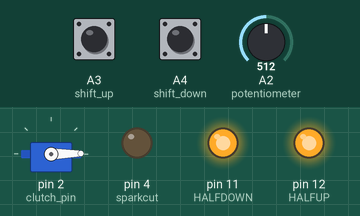
Bench run of a sketch on a simulated Arduino Uno, built with avr-gcc and run on an emulated ATmega328P. Shown: servo, output pins drawn as LEDs (lit = HIGH). Inputs (shaded band) come from the test bench; at power-on: A3 (shift_up) HIGH, A2 (potentiometer) = 512, A4 (shift_down) HIGH. Pins used as bus, display or sensor lines are not drawn; what the sketch prints to the serial monitor is not drawn.

Above: at 1.2 s.
1.3 s: A3 (shift_up) pulled LOW for 0.15 s
At 1.45 s:
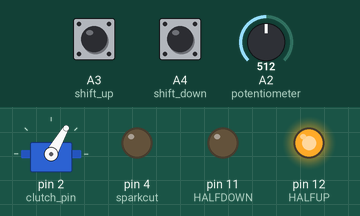
3.0 s: A2 (potentiometer) set to 180
At 3.6 s:
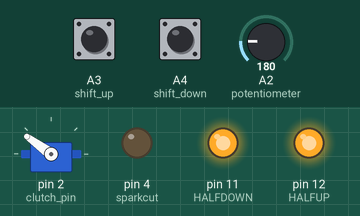
4.5 s: A3 (shift_up) pulled LOW for 1 s
At 4.55 s:
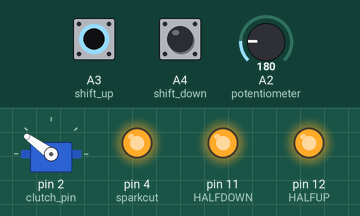
7.0 s: A4 (shift_down) pulled LOW for 0.15 s
At 7.1 s:
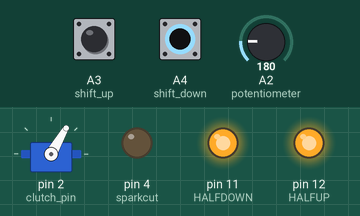
10.1 s: A2 (potentiometer) set to 511
At 11.3 s:
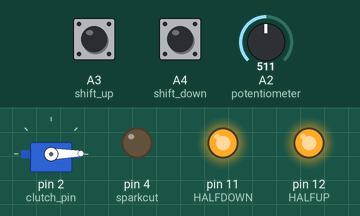
11.6 s: A4 (shift_down) pulled LOW for 1 s
At 12.1 s:
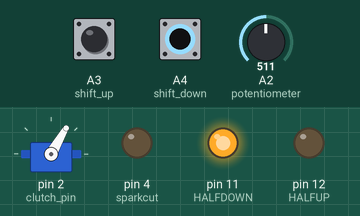
Timing chart, 0 to 14.6 s (numbered marks = the images above; inputs shaded):
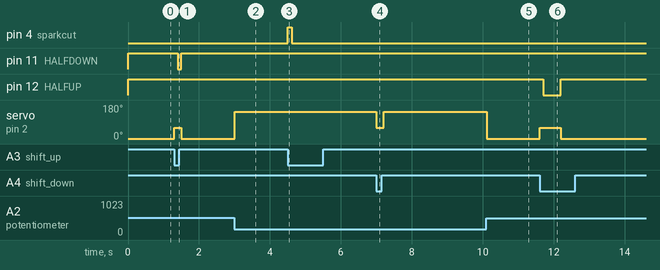

The sketch:

shifting_test_mkr.ino
```cpp
//Prom racing
//shifter 2019

/*              :AREF      5V:
 *              :DAC      VIN:
 *    AUX3      :A1      3.3V:
 * CLUTCH       :Α2       GND:
 * SHIFT_UP     :Α3     RESET:
 *SHIFT_DOWN    :Α4        14:  (TX):  AUX1
 *       N1     :Α5        13:  (RX):  AUX2
 *       N2     :Α6        12:  (SCL): HALFUP
 *       UP     :0         11:  (SDA):  HALFDOWN
 *     DOWN     :1         10:  (MISO)
 *SERVO_SIG     :2          9:  (SCK)
 *RESERVED(CAN) :3          8:  (MOSI)
 * SPARKCUT     :4          7:   RESERVED(CAN)
 *        CHA   :5          6:   CHB
 */

//vres pos allazoume to clock (gia to moter 31kHz)
// to setpoint prepei na to doume ligo....borei na iparxei kai kaliteros tropos na to allazoume
//episis to autoshift thelei ena check
// kai na milisei me ECU na doume ti dinei to tps kai ta loipa!
//genika ta pins einai ok maparismena...

#include <SPI.h>
#include "mcp_can.h"
#include <Servo.h>

//clutch variables
#define pot_clutch_MIN 190   //Fix
#define pot_clutch_MAX 844   //Fix
#define pot_error 15

//delays
#define clutch_t    100    //wait the servo!
#define spark_delay  10    //wait the ECU!
#define FULL        100
#define HALF        500

//pins
#define sparkcut    4      //Gearcut pin at ECU
#define shift_up    A3      //steering wheel right pad(shift up)
#define shift_down  A4      //steering wheel left pad(shift down)
//#define neutral     14
#define clutch_pin  2      //servo signal
#define total_gears 5

#define UP          0
#define DOWN        1
#define HALFUP      12
#define HALFDOWN    11


//general variables
unsigned long current, previous, interval=30;
uint16_t pot_pos, clutch_pos;
uint8_t shift_flag=1;

//CANBUS variables
volatile uint8_t launch=0, autoshift=0, neutral=0;
volatile uint8_t launch_prev=0, neutral_prev=0;
unsigned char len = 0;
unsigned char buf[8];
volatile uint8_t gear=0, tps=0, rr=0, rl=0, fr=0, fl=0;
volatile uint16_t rpm=0;


//autoshift variables
int n2[total_gears]={9500, 9500, 9500, 9500, 20000};
int n_accel[total_gears]={0, 2500, 3000, 3500, 4800};
int n_brake[total_gears]={0, 3000, 3600, 4500, 5600};
int tps_min=5, tps_max=90;                          // pososto petaloudas !!!       prosoxi prepei na doume se ti morfi to dinei i ecu!!!

//launch control variables
uint8_t launch_cancel=0;

const int SPI_CS_PIN = 3;
MCP_CAN CAN(SPI_CS_PIN);
Servo clutch;

void setup() {
  Serial.begin(115200);
  CAN.begin(CAN_1000KBPS);                           // 1Mbps

  pinMode(shift_down, INPUT_PULLUP);
  pinMode(shift_up, INPUT_PULLUP);
  pinMode(sparkcut, OUTPUT);
  pinMode(UP, OUTPUT);
  pinMode(DOWN, OUTPUT);
  pinMode(HALFUP, OUTPUT);
  pinMode(HALFDOWN, OUTPUT);

  clutch.attach(clutch_pin, 1000, 1600);               // 1000->1600ms = 0->60 degrees      FIX
  clutch.writeMicroseconds(1000);                      // initialize servo's position               FIX

 digitalWrite(UP, HIGH);
  digitalWrite(DOWN, HIGH);
   digitalWrite(HALFUP, HIGH);
    digitalWrite(HALFDOWN, HIGH);

 attachInterrupt(7, canReads, FALLING);               // CAN BUS interrupt

  CAN.init_Mask(0, 0, 0x000);                          // there are 2 mask in mcp2515, you need to set both of them
  CAN.init_Mask(1, 0, 0xfff);                          // !!logika thelei allagi to mask!!

  CAN.init_Filt(0, 0, 0x5fc);                          // rear right hall
  CAN.init_Filt(1, 0, 0x5fd);                          // rear left hall
  CAN.init_Filt(2, 0, 0x5fe);                          // front right hall
  CAN.init_Filt(3, 0, 0x600);                          // ecu rpm &tps
  CAN.init_Filt(4, 0, 0x604);                          // ecu gear
  CAN.init_Filt(5, 0, 0x666);                          // launch button + neutral button + autoshift button

}

void loop() {
  //canPrint();
  current=millis();
  pot_pos = analogRead(A2);  //steering wheel clutch potentiometer
    Serial.print("Gear: ");
  Serial.print(gear);
  Serial.print("   pot_position: ");
  Serial.print(pot_pos);
  Serial.print("  clutch_pos:  ");
  Serial.println(clutch_pos);


  //check if the clutch is pressed
  if(pot_pos<(pot_clutch_MIN+pot_error)) {   //the clutch is not pressed
     clutch.writeMicroseconds(1480);                                                                                                         //why?
//     digitalWrite(led_clutch, LOW);
     if((shift_flag==1) && gear!=0 && (digitalRead(shift_up)==LOW)) { //up shift
           gear++;
           if(gear <= total_gears)  {    //check if we passed the total number of gears
              Serial.println("up");
              digitalWrite(sparkcut, HIGH);
              delay(spark_delay);
              digitalWrite(UP, LOW);
              delay(FULL);
              digitalWrite(UP, HIGH);
              digitalWrite(sparkcut, LOW);
           }
           else {gear=5;}
           shift_flag=0;
           previous=millis();
           previous +=interval;
      }
      if(shift_flag==1 && (digitalRead(shift_down)==LOW) && gear!=0) {
          gear--;
          if(gear>=1) {
             clutch.writeMicroseconds(1200);
             delay(clutch_t);
              digitalWrite(DOWN, LOW);
              delay(FULL);
              digitalWrite(DOWN, HIGH);
              clutch.writeMicroseconds(1480);

          }
          else {gear=1;}
          shift_flag=0;
          previous=millis();
          previous +=interval;
        }

  }
  else if(pot_pos>pot_clutch_MIN && pot_pos<pot_clutch_MAX+pot_error){ //the clutch is pressed
    //move servo
    clutch_pos = supermap(pot_pos, pot_clutch_MIN, pot_clutch_MAX, 1600, 1000);
    clutch.writeMicroseconds(clutch_pos);

    if((digitalRead(shift_up)==LOW) && shift_flag==1){
        gear++;
        if(gear==1) {
            Serial.println("up");
            clutch.writeMicroseconds(1200);
            delay(clutch_t);
              digitalWrite(HALFDOWN, LOW);
              delay(FULL);
              digitalWrite(HALFDOWN, HIGH);
              clutch.writeMicroseconds(clutch_pos);
        }
        else if(gear <= total_gears)  {
            clutch.writeMicroseconds(1200);
            delay(clutch_t);
              digitalWrite(UP, LOW);
              delay(FULL);
              digitalWrite(UP, HIGH);
              clutch.writeMicroseconds(clutch_pos);
        }
        else{gear=5;}
        shift_flag=0;
        previous=millis();
        previous +=interval;
    }
    if((digitalRead(shift_down)==LOW) && shift_flag==1){
        gear--;
        if(gear>0) {
           clutch.writeMicroseconds(1200);
           delay(clutch_t);
              digitalWrite(DOWN, LOW);
              delay(FULL);
              digitalWrite(DOWN, HIGH);
              clutch.writeMicroseconds(clutch_pos);
        }
        else if(gear==0) {
          clutch.writeMicroseconds(1200);
           delay(clutch_t);
              digitalWrite(HALFUP, LOW);
              delay(HALF);
              digitalWrite(HALFUP, HIGH);
              clutch.writeMicroseconds(clutch_pos);
        }
        else{gear=0;}
        shift_flag=0;
        previous=millis();
        previous +=interval;
    }

  }
  if(current>previous){   //Debouncing method
    if(digitalRead(shift_up)==HIGH  && digitalRead(shift_down)==HIGH){ //means we have released both shifting pads
       shift_flag=1;
    }
  }

}


int supermap(double pot_pos,double pot_clutch_min,double pot_clutch_max,double servo_max,double servo_min) {
  int clutch_pos;
  uint8_t n=5;
  clutch_pos=servo_max+(servo_min-servo_max)*(pow((pot_clutch_min/pot_pos),n)-1)/(pow((pot_clutch_min/pot_clutch_max),n)-1);
  return clutch_pos;
}

void canReads() {
  //Serial.println("interrupm");
  CAN.readMsgBuf(&len, buf);
  if(CAN.getCanId()==1532) {       //rear right module
    rr=uint8_t(buf[0]);
  }
  else if(CAN.getCanId()==0x5fd) {  //rear left module
    rl=uint8_t(buf[0]);

  }
  else if(CAN.getCanId()==0x5fe) {  //front right module
    fr=uint8_t(buf[0]);
  }
  else if(CAN.getCanId()==0x600) {  //ECU
    rpm=uint16_t(buf[0]<<8 + buf[1]);
    tps=uint8_t(buf[2])/2;                          //prosoxi borei na einai lathos
  }
  else if(CAN.getCanId()==0x604) {  //ECU
    //gear=uint8_t(buf[0]);
  }

  else if(CAN.getCanId()==0x666) { //steering wheel
    if(buf[6]&0b00000001) {
      launch=1;
    }
    else{
      launch=0;
      launch_prev=0;
    }
    if(buf[6]&0b00000010) {
      autoshift=1;
    }
    else {
      autoshift=0;
    }
    if(buf[6]&0b00000100){
      neutral=1;
    }
    else {
      neutral=0;                                                      //check
      neutral_prev=0;
    }
   }
}


void canPrint() {
  Serial.print("launch: ");
  Serial.print(launch);
  Serial.print(" - launch_prev: ");
  Serial.print(launch_prev);
  Serial.print(" - autoshift: ");
  Serial.print(autoshift);
  Serial.print(" - neutral: ");
  Serial.print(neutral);
  Serial.print(" - neutral_prev: ");
  Serial.print(neutral_prev);
  Serial.print(" -gear: ");
  Serial.print(gear);
  Serial.print(" - TPS: ");
  Serial.print(tps);
  Serial.print(" - RPM: ");
  Serial.print(rpm);
  Serial.print(" - RearRightHall: ");
  Serial.print(rr);
  Serial.print(" - RearLeftHall: ");
  Serial.print(rl);
  Serial.print(" - FrontRightHall: ");
  Serial.print(fr);
  Serial.print(" - FrontLeftHall: ");
  Serial.println(fl);
}

/*
void maxon_up(){
  setpoint=-12;                                                                           //FIX
  previous_m=millis();
  previous_m+=interval_m;
  while(1){
    current_m=millis();
    if(current_m>previous_m) {break;}
    input = encoderPos ;                                // data from encoder
    myPID.Compute();                                    // calculate new output
    pwmOut(output);
  }
  analogWrite(M1, 0);
  analogWrite(M2, 0);
  setpoint=0;
  previous_m=millis();
  previous_m+=interval_m;
  while(1){
      current_m=millis();
      if(current_m>previous_m) {break;}
      input = encoderPos ;                                // data from encoder
      myPID.Compute();                                    // calculate new output
      pwmOut(output);
  }
      output=0;
  analogWrite(M1, 0);
  analogWrite(M2, 0);
}

void maxon_down(){
  setpoint=12;                                                                              //FIX
  previous_m=millis();
  previous_m+=interval_m;
  while(1){
    current_m=millis();
    if(current_m>previous_m) {break;}
    input = encoderPos ;                                // data from encoder
    myPID.Compute();                                    // calculate new output
    pwmOut(output);
  }
  setpoint=0;
  analogWrite(M1, 0);
  analogWrite(M2, 0);
  previous_m=millis();
  previous_m+=interval_m;
  while(1){
      current_m=millis();
      if(current_m>previous_m) {break;}
      input = encoderPos ;                                // data from encoder
      myPID.Compute();                                    // calculate new output
      pwmOut(output);
  }
      output=0;
  analogWrite(M1, 0);
  analogWrite(M2, 0);
}

void maxon_up_half(){
  setpoint=-6;                                                                                             //FIX
  previous_m=millis();
  previous_m+=interval_m;
  while(1){
    current_m=millis();
    if(current_m>previous_m) {break;}
    input = encoderPos ;                                // data from encoder
    myPID.Compute();                                    // calculate new output
    pwmOut(output);
  }
  setpoint=0;
  analogWrite(M1, 0);
  analogWrite(M2, 0);
  previous_m=millis();
  previous_m+=interval_m;
  while(1){
      current_m=millis();
      if(current_m>previous_m) {break;}
      input = encoderPos ;                                // data from encoder
      myPID.Compute();                                    // calculate new output
      pwmOut(output);
  }
      output=0;
  analogWrite(M1, 0);
  analogWrite(M2, 0);
}
void maxon_down_half(){
  setpoint=6;                                                                                             //FIX
  previous_m=millis();
  previous_m+=interval_m;
  while(1){
    current_m=millis();
    if(current_m>previous_m) {break;}
    input = encoderPos ;                                // data from encoder
    myPID.Compute();                                    // calculate new output
    pwmOut(output);
  }
  setpoint=0;
  analogWrite(M1, 0);
  analogWrite(M2, 0);
  previous_m=millis();
  previous_m+=interval_m;
  while(1){
      current_m=millis();
      if(current_m>previous_m) {break;}
      input = encoderPos ;                                // data from encoder
      myPID.Compute();                                    // calculate new output
      pwmOut(output);
  }
      output=0;
  analogWrite(M1, 0);
  analogWrite(M2, 0);
}


*/
```

Measured:
- after the input at 1.3 s, pin 11 (HALFDOWN): HIGH → LOW after 0.10 s, → HIGH 0.10 s later; servo on pin 2 (clutch_pin): 1° → 60° at once, → 1° 0.20 s later
- after the input at 3.0 s, servo on pin 2 (clutch_pin): 1° → 144° at once
- after the input at 4.5 s, pin 4 (sparkcut): LOW → HIGH at once, → LOW 0.11 s later
- after the input at 7.0 s, servo on pin 2 (clutch_pin): 144° → 60° at once, → 144° 0.20 s later
- after the input at 10.1 s, servo on pin 2 (clutch_pin): 144° → 1° at once
- after the input at 11.6 s, pin 12 (HALFUP): HIGH → LOW after 0.10 s, → HIGH 0.50 s later; servo on pin 2 (clutch_pin): 1° → 60° at once, → 1° 0.60 s later
